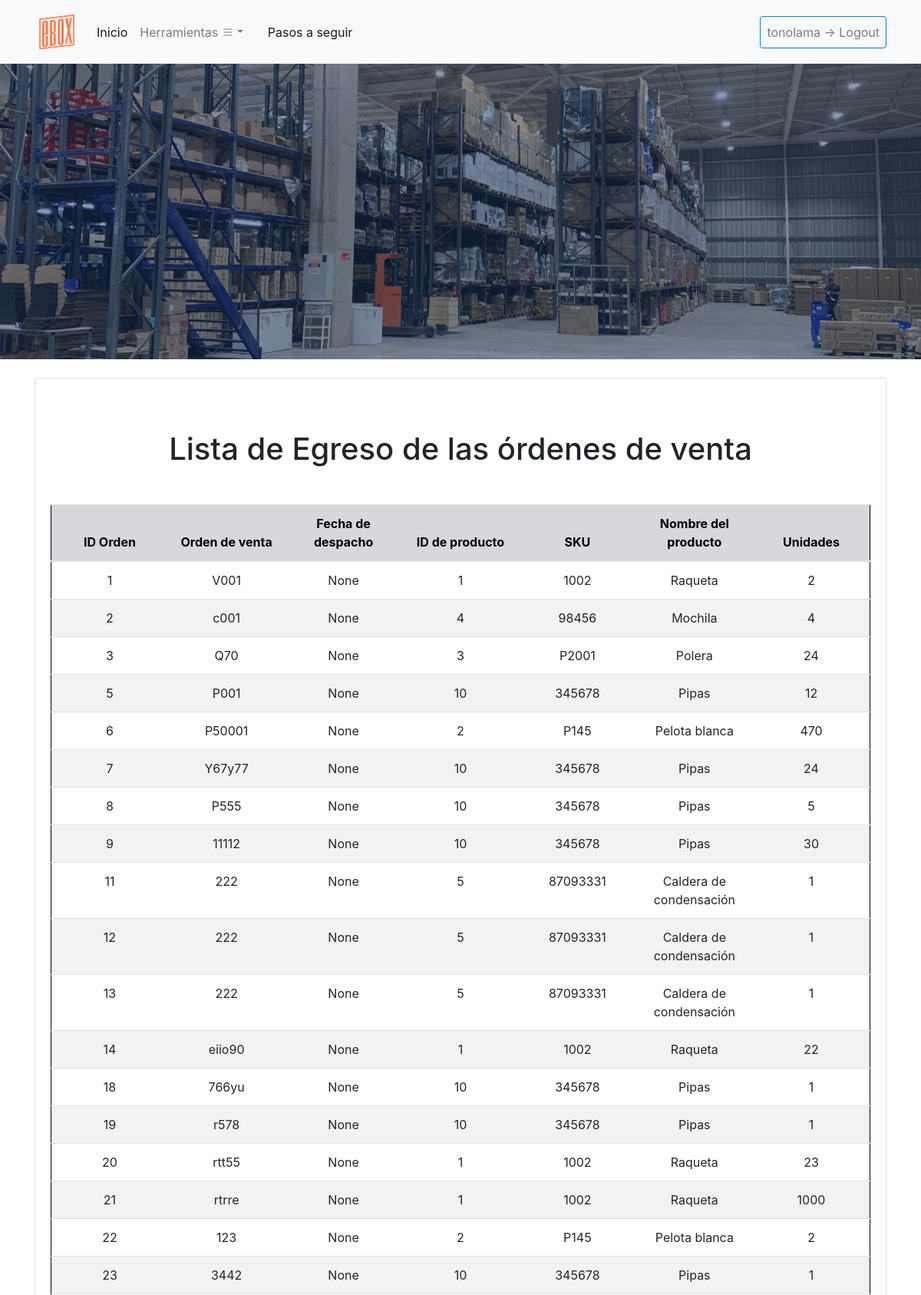
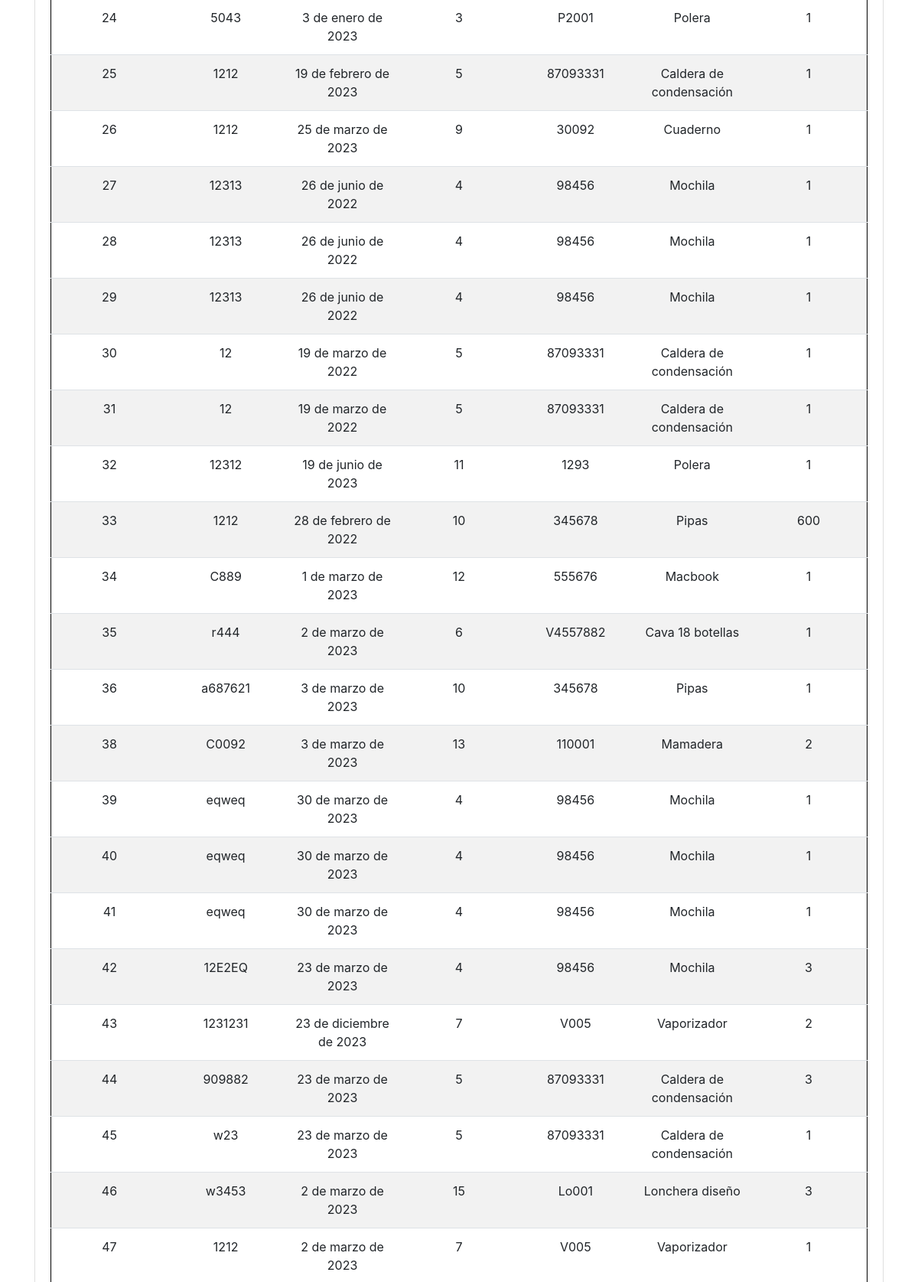
Screenshot of /eboxApp/egreso/wEgreso_full/ (signed in, upper part) with the database file from the repository (2 pictures, top to bottom).
### eboxApp/models.py (models this page shows, shortened)
class Salida(models.Model):
    sku_out = models.ForeignKey(Maestra, on_delete=models.CASCADE, null=True)
    unidades_out = models.IntegerField()
    orden_venta = models.CharField(max_length=100)
    fecha_despacho = models.DateField(null=True)

class Maestra(models.Model):
    nombre_producto = models.CharField(max_length=300)
    numero_sku = models.CharField(max_length=300)
    categoria = models.CharField(max_length=300)

### eboxApp/views.py (the view)
# urls.py: path('egreso/wEgreso_full/', views.buscarEgreso, name = 'buscarTodoEgreso'),
@login_required
def buscarEgreso(request):
    if request.method == 'GET': # si existe un post
        salidas = Salida.objects.all()
        return render(request, 'eboxApp/wEgreso_full.html', {'salidas':salidas })

### eboxApp/templates/eboxApp/wEgreso_full.html (shortened to what this page needs)
{% extends "eboxApp/base.html" %}
{% load static %}
{% block contenido_que_cambia %}
<div class="container">
    <div class="card mt-4">
        <div class="card-body">
            <h1 class="text-center my-5">Lista de Egreso de las órdenes de venta </h1>
            {% if salidas %}
            <div class="table-responsive">
                <table class="table">
                    <thead >
                        <tr class = "table-secondary">
                            <th scope="col">ID Orden</th>
                            <th scope="col">Orden de venta</th>
                            <th scope="col">Fecha de despacho</th>
                            <th scope="col">ID de producto</th>
                            <th scope="col">SKU</th>
                            <th scope="col">Nombre del producto</th>
                            <th scope="col">Unidades</th>
                        </tr>
                    </thead>
                    <tbody>
                        {% for i in salidas %}
                        <tr>
                            <td>{{ i.pk }}</td>
                            <td>{{ i.orden_venta }}</td>
                            <td>{{ i.fecha_despacho }}</td>
                            <td>{{ i.sku_out.id }}</td>
                            <td>{{ i.sku_out.numero_sku }}</td>
                            <td>{{ i.sku_out.nombre_producto }}</td>
                            <td>{{ i.unidades_out }}</td>
                        </tr>
                        {% endfor %}
                    </tbody>
                </table>
            </div>
            {% else %}
            <div class="text-center">
                <h1>No hay datos</h1>
                <a class="btn btn-warning" href="{% url 'eboxApp:Egreso' %}">Volver</a>
            </div>
            {% endif %}
        </div>
    </div>
</div>
{% endblock %}

### eboxApp/templates/eboxApp/base.html (shortened to what this page needs)
<!DOCTYPE html>
<html lang="es">
    <head>
        {% load static %}
        <link href="https://cdn.jsdelivr.net/npm/bootstrap-icons@1.5.0/font/bootstrap-icons.css" rel="stylesheet" type="text/css" />
        <link href="{% static 'eboxApp/css/styles.css' %}" rel="stylesheet" />
        <link rel="stylesheet" href="https://stackpath.bootstrapcdn.com/bootstrap/4.3.1/css/bootstrap.min.css">
        <link rel="stylesheet" href="https://maxcdn.bootstrapcdn.com/bootstrap/4.0.0/css/bootstrap.min.css">
    </head>
    <body>
        <nav class="navbar navbar-expand-lg navbar-light  bg-light static-top sticky-top">
            <div class="container">
              <a class="navbar-brand" href="{% url 'eboxApp:Index' %}">
                <img src="{% static 'eboxApp/assets/img/logoEbox.png' %}" alt="ebox Logo">
              </a>
              <div class="collapse navbar-collapse" id="navbarNav">
                <ul class="navbar-nav mr-auto">
                  <li class="nav-item active">
                    <a class="nav-link" href="{% url 'eboxApp:Index' %}">Inicio</a>
                  </li>
                <li class="nav-item dropdown">
                    <a class="nav-link dropdown-toggle" href="#" id="navbarDropdown" role="button" data-toggle="dropdown" aria-haspopup="true" aria-expanded="false">Herramientas <i class="bi bi-list"></i></a>
                </li>
                <li class="nav-item active">
                  <a class="nav-link" href="#"></a>
                </li>
                <li class="nav-item active">
                  <a class="nav-link" href="#Comosehace">Pasos a seguir</a>
                </li>
                </ul>
                {% if user.is_authenticated %}
                <ul class="navbar-nav ml-lg-2">
                  <li class="nav-item">
                    <a class="nav-link btn btn-outline-primary" href="{% url 'eboxApp:logout' %}">{{ user.username }} -> Logout</a>
                  </li>
                </ul>
                {% else %}
                <ul class="navbar-nav ml-lg-2">
                  <li class="nav-item">
                    <a class="nav-link btn btn-outline-primary" href="{% url 'eboxApp:Login' %}">Iniciar Sesión</a>
                  </li>
                </ul>
                {% endif %}
              </div>
            </div>
          </nav>
        <header class="masthead">
            <div class="container position-relative">
                <div class="row justify-content-center">
                    <div class="col-xl-6">
                    </div>
                </div>
            </div>
        </header>
        {% block contenido_que_cambia %}
        {% endblock %}
        <br>
        <br>
    </body>
</html>

### rows the page displays
Salida: pk "1", orden_venta "V001", fecha_despacho "None", sku_out.id "1", sku_out.numero_sku "1002", sku_out.nombre_producto "Raqueta", unidades_out "2"
Salida: pk "2", orden_venta "c001", fecha_despacho "None", sku_out.id "4", sku_out.numero_sku "98456", sku_out.nombre_producto "Mochila", unidades_out "4"
Salida: pk "3", orden_venta "Q70", fecha_despacho "None", sku_out.id "3", sku_out.numero_sku "P2001", sku_out.nombre_producto "Polera", unidades_out "24"
Salida: pk "5", orden_venta "P001", fecha_despacho "None", sku_out.id "10", sku_out.numero_sku "345678", sku_out.nombre_producto "Pipas", unidades_out "12"
Salida: pk "6", orden_venta "P50001", fecha_despacho "None", sku_out.id "2", sku_out.numero_sku "P145", sku_out.nombre_producto "Pelota blanca", unidades_out "470"
Salida: pk "7", orden_venta "Y67y77", fecha_despacho "None", sku_out.id "10", sku_out.numero_sku "345678", sku_out.nombre_producto "Pipas", unidades_out "24"
Salida: pk "8", orden_venta "P555", fecha_despacho "None", sku_out.id "10", sku_out.numero_sku "345678", sku_out.nombre_producto "Pipas", unidades_out "5"
Salida: pk "9", orden_venta "11112", fecha_despacho "None", sku_out.id "10", sku_out.numero_sku "345678", sku_out.nombre_producto "Pipas", unidades_out "30"
Salida: pk "11", orden_venta "222", fecha_despacho "None", sku_out.id "5", sku_out.numero_sku "87093331", sku_out.nombre_producto "Caldera de condensación", unidades_out "1"
Salida: pk "12", orden_venta "222", fecha_despacho "None", sku_out.id "5", sku_out.numero_sku "87093331", sku_out.nombre_producto "Caldera de condensación", unidades_out "1"
Salida: pk "13", orden_venta "222", fecha_despacho "None", sku_out.id "5", sku_out.numero_sku "87093331", sku_out.nombre_producto "Caldera de condensación", unidades_out "1"
Salida: pk "14", orden_venta "eiio90", fecha_despacho "None", sku_out.id "1", sku_out.numero_sku "1002", sku_out.nombre_producto "Raqueta", unidades_out "22"
Salida: pk "18", orden_venta "766yu", fecha_despacho "None", sku_out.id "10", sku_out.numero_sku "345678", sku_out.nombre_producto "Pipas", unidades_out "1"
Salida: pk "19", orden_venta "r578", fecha_despacho "None", sku_out.id "10", sku_out.numero_sku "345678", sku_out.nombre_producto "Pipas", unidades_out "1"
Salida: pk "20", orden_venta "rtt55", fecha_despacho "None", sku_out.id "1", sku_out.numero_sku "1002", sku_out.nombre_producto "Raqueta", unidades_out "23"
Salida: pk "21", orden_venta "rtrre", fecha_despacho "None", sku_out.id "1", sku_out.numero_sku "1002", sku_out.nombre_producto "Raqueta", unidades_out "1000"
Salida: pk "22", orden_venta "123", fecha_despacho "None", sku_out.id "2", sku_out.numero_sku "P145", sku_out.nombre_producto "Pelota blanca", unidades_out "2"
Salida: pk "23", orden_venta "3442", fecha_despacho "None", sku_out.id "10", sku_out.numero_sku "345678", sku_out.nombre_producto "Pipas", unidades_out "1"
Salida: pk "24", orden_venta "5043", fecha_despacho "3 de enero de 2023", sku_out.id "3", sku_out.numero_sku "P2001", sku_out.nombre_producto "Polera", unidades_out "1"
Salida: pk "25", orden_venta "1212", fecha_despacho "19 de febrero de 2023", sku_out.id "5", sku_out.numero_sku "87093331", sku_out.nombre_producto "Caldera de condensación", unidades_out "1"
Salida: pk "26", orden_venta "1212", fecha_despacho "25 de marzo de 2023", sku_out.id "9", sku_out.numero_sku "30092", sku_out.nombre_producto "Cuaderno", unidades_out "1"
Salida: pk "27", orden_venta "12313", fecha_despacho "26 de junio de 2022", sku_out.id "4", sku_out.numero_sku "98456", sku_out.nombre_producto "Mochila", unidades_out "1"
Salida: pk "28", orden_venta "12313", fecha_despacho "26 de junio de 2022", sku_out.id "4", sku_out.numero_sku "98456", sku_out.nombre_producto "Mochila", unidades_out "1"
Salida: pk "29", orden_venta "12313", fecha_despacho "26 de junio de 2022", sku_out.id "4", sku_out.numero_sku "98456", sku_out.nombre_producto "Mochila", unidades_out "1"
Salida: pk "30", orden_venta "12", fecha_despacho "19 de marzo de 2022", sku_out.id "5", sku_out.numero_sku "87093331", sku_out.nombre_producto "Caldera de condensación", unidades_out "1"
Salida: pk "31", orden_venta "12", fecha_despacho "19 de marzo de 2022", sku_out.id "5", sku_out.numero_sku "87093331", sku_out.nombre_producto "Caldera de condensación", unidades_out "1"
Salida: pk "32", orden_venta "12312", fecha_despacho "19 de junio de 2023", sku_out.id "11", sku_out.numero_sku "1293", sku_out.nombre_producto "Polera", unidades_out "1"
Salida: pk "33", orden_venta "1212", fecha_despacho "28 de febrero de 2022", sku_out.id "10", sku_out.numero_sku "345678", sku_out.nombre_producto "Pipas", unidades_out "600"
Salida: pk "34", orden_venta "C889", fecha_despacho "1 de marzo de 2023", sku_out.id "12", sku_out.numero_sku "555676", sku_out.nombre_producto "Macbook", unidades_out "1"
Salida: pk "35", orden_venta "r444", fecha_despacho "2 de marzo de 2023", sku_out.id "6", sku_out.numero_sku "V4557882", sku_out.nombre_producto "Cava 18 botellas", unidades_out "1"
Salida: pk "36", orden_venta "a687621", fecha_despacho "3 de marzo de 2023", sku_out.id "10", sku_out.numero_sku "345678", sku_out.nombre_producto "Pipas", unidades_out "1"
Salida: pk "38", orden_venta "C0092", fecha_despacho "3 de marzo de 2023", sku_out.id "13", sku_out.numero_sku "110001", sku_out.nombre_producto "Mamadera", unidades_out "2"
Salida: pk "39", orden_venta "eqweq", fecha_despacho "30 de marzo de 2023", sku_out.id "4", sku_out.numero_sku "98456", sku_out.nombre_producto "Mochila", unidades_out "1"
Salida: pk "40", orden_venta "eqweq", fecha_despacho "30 de marzo de 2023", sku_out.id "4", sku_out.numero_sku "98456", sku_out.nombre_producto "Mochila", unidades_out "1"
Salida: pk "41", orden_venta "eqweq", fecha_despacho "30 de marzo de 2023", sku_out.id "4", sku_out.numero_sku "98456", sku_out.nombre_producto "Mochila", unidades_out "1"
Salida: pk "42", orden_venta "12E2EQ", fecha_despacho "23 de marzo de 2023", sku_out.id "4", sku_out.numero_sku "98456", sku_out.nombre_producto "Mochila", unidades_out "3"
Salida: pk "43", orden_venta "1231231", fecha_despacho "23 de diciembre de 2023", sku_out.id "7", sku_out.numero_sku "V005", sku_out.nombre_producto "Vaporizador", unidades_out "2"
Salida: pk "44", orden_venta "909882", fecha_despacho "23 de marzo de 2023", sku_out.id "5", sku_out.numero_sku "87093331", sku_out.nombre_producto "Caldera de condensación", unidades_out "3"
Salida: pk "45", orden_venta "w23", fecha_despacho "23 de marzo de 2023", sku_out.id "5", sku_out.numero_sku "87093331", sku_out.nombre_producto "Caldera de condensación", unidades_out "1"
Salida: pk "46", orden_venta "w3453", fecha_despacho "2 de marzo de 2023", sku_out.id "15", sku_out.numero_sku "Lo001", sku_out.nombre_producto "Lonchera diseño", unidades_out "3"
Salida: pk "47", orden_venta "1212", fecha_despacho "2 de marzo de 2023", sku_out.id "7", sku_out.numero_sku "V005", sku_out.nombre_producto "Vaporizador", unidades_out "1"

### other values shown
{{ user.username }} "tonolama"
